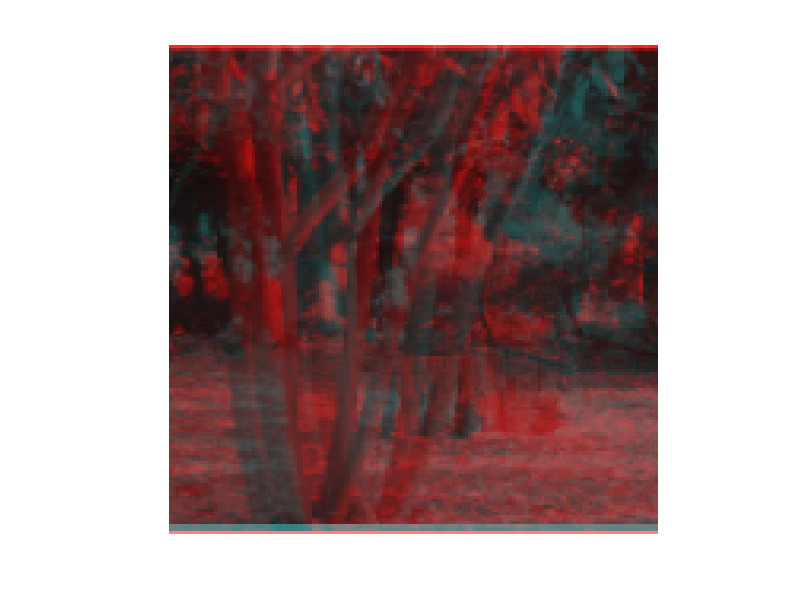

MATLAB code for this plot:
load imleft;
load imright;

left = imleft(:,51:204);
right = imright(:,51:204);

f = zeros(154,154,3);
f(:,:,2) = 0.5*left;
f(:,:,3) = 0.5*left;
f(:,:,1) = right;

figure(1);
subplot(1,1,1), imshow(f/255);
